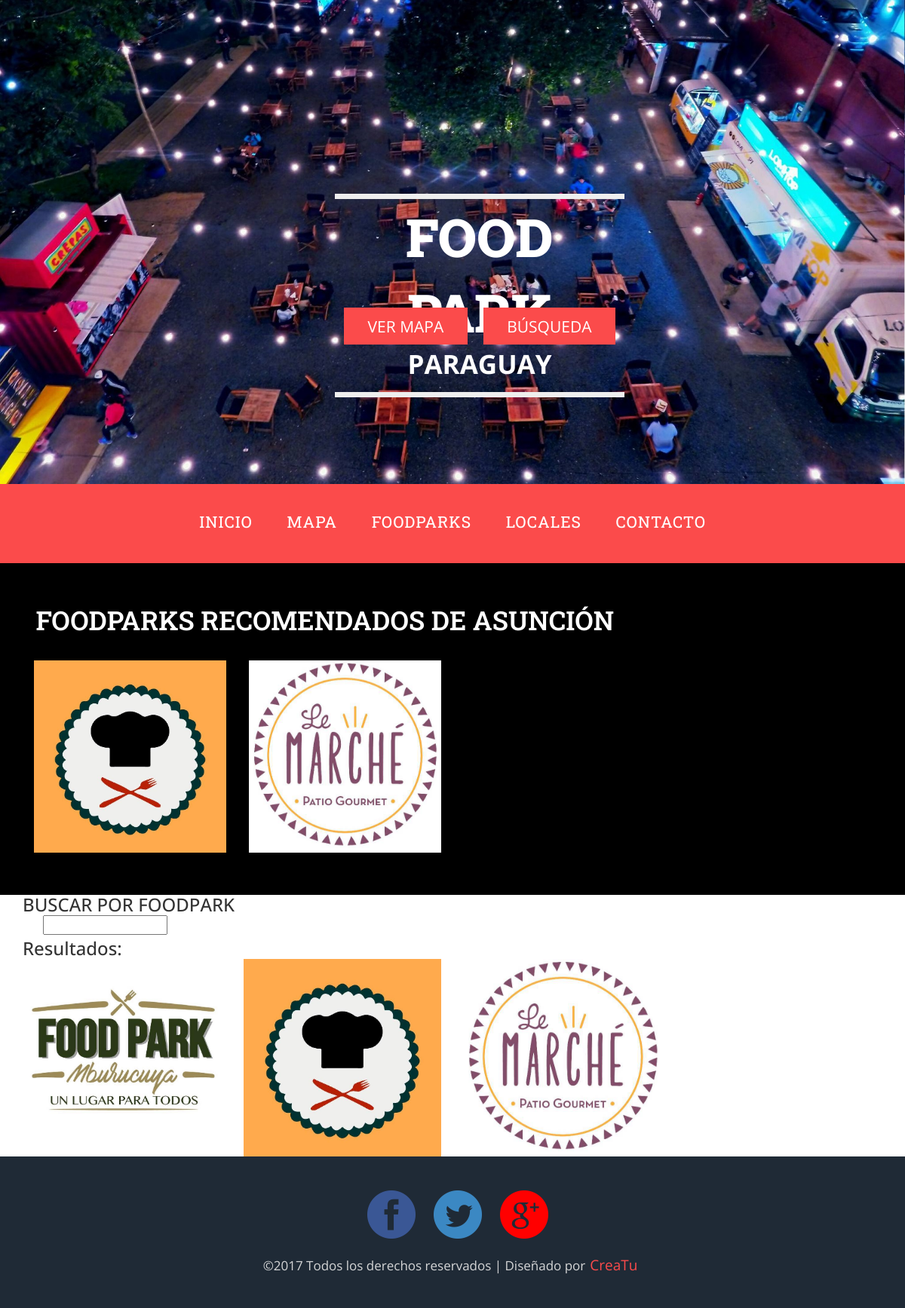
Page /foodparks/ on the earlier database version.
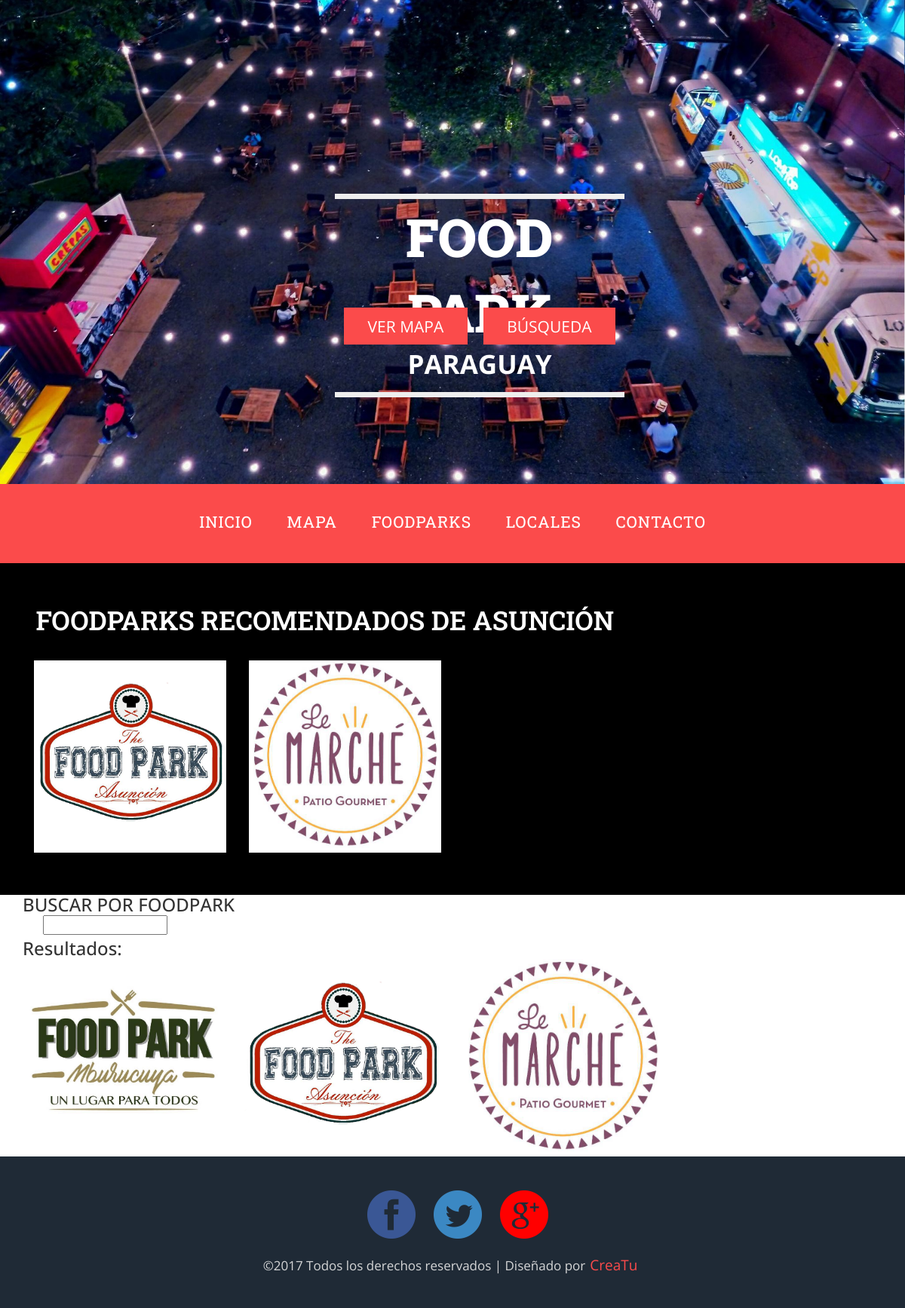
Same page on the later database version.
### main/models.py (models this page shows, shortened)
class Foodpark(models.Model):
    nombre_foodpark = models.CharField(max_length=25)
    descripcion_foodpark = models.CharField(max_length=240)
    ciudad = models.ManyToManyField(Ciudad)
    direccion_foodpark = models.CharField(max_length=150)
    lon_foodpark = models.CharField(max_length=25)
    lat_foodpark = models.CharField(max_length=25)
    logo = models.FileField()
    telefono = models.CharField(max_length=25)
    facebook = models.CharField(max_length=200)
    instagram = models.CharField(max_length=200)
    es_favorito = models.BooleanField(default=False)
    descripcion_corta = models.CharField(max_length=240,default='Descripcion Corta')
    class Meta:
        verbose_name = "Foodpark"
        verbose_name_plural = "Foodparks"

### main/views.py (the view)
# urls.py: url(r'foodparks/', views.foodparksView, name='foodparks'),
def foodparksView(request):
    filter = FoodparkFilter(request.GET, queryset=Foodpark.objects.all())
    foodparks = models.Foodpark.objects.all()
    ciudad = 'Asunción'
    context = {
        'filter': filter,
        'ciudad': ciudad,
        'foodparks':foodparks
    }
    return render(request, 'main/foodparks.html',context)

### main/templates/main/foodparks.html (shortened to what this page needs)
{% extends 'main/base.html' %}
{% load staticfiles %}
{% block body %}
		<div class="content">
				<div class="menu-section1">
					<div class="container">
						<h3> FOODPARKS RECOMENDADOS DE {{ ciudad }} </h3>
						<div class="menu-grids wow bounceIn animated" data-wow-delay="0.4s" style="visibility: visible; -webkit-animation-delay: 0.4s;">
							<div class="top-menu">
                                {% if foodparks %}
                                    {%  for foodpark in foodparks %}
                                        {% if foodpark.es_favorito %}
                                            <div class="col-md-3 menu-grid">
                                                <img src="{{ foodpark.logo.url }}" class="img-responsive" alt="" />
                                            </div>
                                        {% endif %}
                                    {% endfor %}
                                {% endif %}
								<div class="clearfix"></div>
								</div>
							</div>
						</div>
					</div>
                    <div class="container" id="filfood">
                            <h3> BUSCAR POR FOODPARK</h3>
                            <form action="#filfood" method="get"> <button type="submit" style=" border: 0;background-color:#ffffff;box-shadow:none;border-radius: 0px;padding-top: 4px;padding-bottom: 8px;"><i style="color: #2056ae;" class="glyphicon glyphicon-search"></i></button> {{ filter.form.nombre_foodpark }}</form>
                            {% if filter %}
                                <h3> Resultados:</h3>
                                <div class="row">
                                    {% if filter.qs %}
                                        {% for obj in filter.qs %}
                                            <div class="col-md-3 menu-grid">
                                                <img src="{{ obj.logo.url }}" class="img-responsive" alt="" />
                                            </div>
                                        {% endfor %}
                                    {% endif %}
                                </div>
                            {% endif %}
                    </div>
			</div>
			<div class="footer-section">
				<div class="container">
					<div class="footer-top">
								<div class="social-icons">
										<a href="#"><i class="icon4"></i></a>
										<a href="#"><i class="icon5"></i></a>
										<a href="#"><i class="icon6"></i></a>
									</div>
								</div>
							<div class="footer-bottom">
						<p> &copy;2017  Todos los derechos reservados | Diseñado por<a href="http://creatu.co" target="target_blank">CreaTu</a></p>
						</div>
					</div>
				</div>
{% endblock %}

Differences in the rows shown:
changed Foodpark (number 1 of 3 on the later page): logo: a different picture
